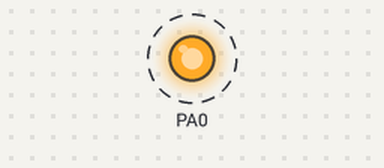
Simulated run of this sketch. Board: STM32 Blue Pill. On the bench: output pins drawn as LEDs (lit = HIGH). Dashed ring = blinking.

Above: at 0.2 s.
Timing chart, 0 to 3.0 s (numbered marks = the images above):
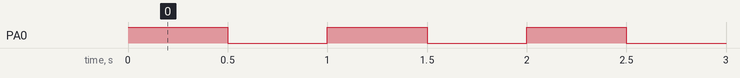

The sketch:

ledblink.ino
```cpp
void setup(){

  pinMode(PA0, OUTPUT);

}


void loop(){

    digitalWrite(PA0, HIGH);
    delay(500);

    digitalWrite(PA0, LOW);
    delay(500);


}
```

Measured:
- by itself, PA0: alternates HIGH for 0.50 s and LOW for 0.50 s
